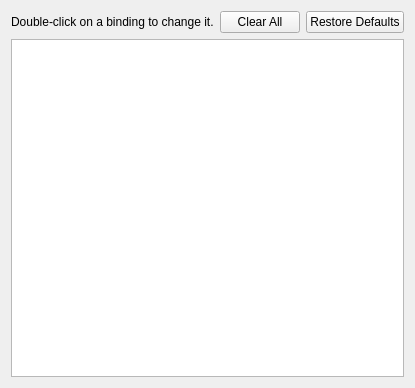
<?xml version="1.0" encoding="UTF-8"?>
<ui version="4.0">
 <class>ConfigureHotkeys</class>
 <widget class="QWidget" name="ConfigureHotkeys">
  <property name="geometry">
   <rect>
    <x>0</x>
    <y>0</y>
    <width>363</width>
    <height>388</height>
   </rect>
  </property>
  <property name="windowTitle">
   <string>Hotkey Settings</string>
  </property>
  <layout class="QVBoxLayout" name="verticalLayout">
   <item>
    <layout class="QHBoxLayout" name="horizontalLayout">
     <item>
      <widget class="QLabel" name="label_2">
       <property name="text">
        <string>Double-click on a binding to change it.</string>
       </property>
      </widget>
     </item>
     <item>
      <spacer name="horizontalSpacer">
       <property name="orientation">
        <enum>Qt::Horizontal</enum>
       </property>
       <property name="sizeHint" stdset="0">
        <size>
         <width>40</width>
         <height>20</height>
        </size>
       </property>
      </spacer>
     </item>
     <item>
      <widget class="QPushButton" name="button_clear_all">
       <property name="text">
        <string>Clear All</string>
       </property>
      </widget>
     </item>
     <item>
      <widget class="QPushButton" name="button_restore_defaults">
       <property name="text">
        <string>Restore Defaults</string>
       </property>
      </widget>
     </item>
    </layout>
   </item>
   <item>
    <layout class="QVBoxLayout" name="verticalLayout_2">
     <item>
      <widget class="QTreeView" name="hotkey_list">
       <property name="editTriggers">
        <set>QAbstractItemView::NoEditTriggers</set>
       </property>
       <property name="sortingEnabled">
        <bool>false</bool>
       </property>
      </widget>
     </item>
    </layout>
   </item>
  </layout>
 </widget>
 <resources/>
 <connections/>
</ui>
